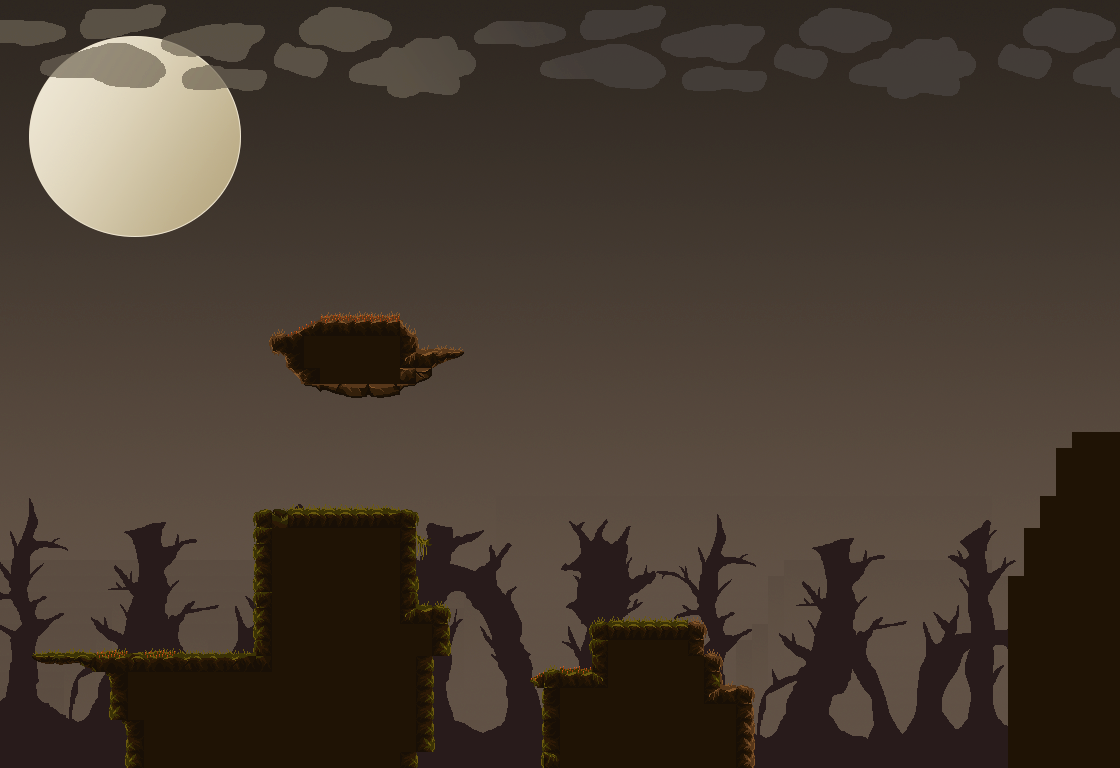

A level layout from a 2D game, rendered from its tile map. Below: a short description, then the map file with tile-grid data replaced by summaries:
An orthogonal 70x48 tile map with 16x16 px tiles, 3 tile layers (background, Far_1, Phisical_1), 4 tilesets and 17 objects (15x WALL, 2x DEATH).

<map version="1.0" orientation="orthogonal" renderorder="right-down" width="70" height="48" tilewidth="16" tileheight="16" nextobjectid="30">
 <tileset firstgid="1" name="Forest_Terrain" tilewidth="16" tileheight="16" tilecount="900" columns="30">
  <image source="../Assets/DarkForest1.1/env_ground.png" width="480" height="480" />
 </tileset>
 <tileset firstgid="901" name="Bosque fondo" tilewidth="16" tileheight="16" tilecount="2560" columns="40">
  <image source="../Assets/DarkForest1.1/top_far_bgrnd.png" width="640" height="1024" />
 </tileset>
 <tileset firstgid="3461" name="Forest_lol" tilewidth="16" tileheight="16" tilecount="2304" columns="64">
  <image source="../Assets/DarkForest1.1/main_background.png" width="1024" height="576" />
 </tileset>
 <tileset firstgid="5765" name="lol" tilewidth="16" tileheight="16" tilecount="918" columns="51">
  <image source="../Assets/DarkForest1.1/bgrd_tree4.png" width="816" height="288" />
 </tileset>
 <layer name="background" width="70" height="48">
  <properties>
   <property name="Draw" type="int" value="1" />
   <property name="Speed" type="float" value="0.2" />
  </properties>
  <data>[3360 cells, 3360 non-empty, 2186 distinct tile ids]</data>
 </layer>
 <layer name="Far_1" width="70" height="48">
  <properties>
   <property name="Draw" type="int" value="1" />
   <property name="Speed" type="float" value="0.7" />
  </properties>
  <data>[3360 cells, 1239 non-empty, 780 distinct tile ids]</data>
 </layer>
 <layer name="Phisical_1" width="70" height="48">
  <properties>
   <property name="Draw" type="int" value="1" />
   <property name="Speed" type="float" value="1" />
  </properties>
  <data>[3360 cells, 606 non-empty, 112 distinct tile ids]</data>
 </layer>
 <objectgroup name="Colliders">
  <object id="9" type="WALL" x="31" y="654" width="82" height="19" />
  <object id="10" type="WALL" x="110" y="654" width="325" height="71" />
  <object id="12" type="WALL" x="124" y="726" width="311" height="42" />
  <object id="13" type="WALL" x="254" y="509" width="166" height="161" />
  <object id="15" type="WALL" x="391" y="606" width="60" height="54" />
  <object id="16" type="WALL" x="529" y="671" width="79" height="18" />
  <object id="17" type="WALL" x="587" y="619" width="121" height="58" />
  <object id="18" name="Wall" type="WALL" x="305" y="319" width="111" height="79" />
  <object id="21" type="WALL" x="417" y="343" width="49" height="39" />
  <object id="22" type="WALL" x="545" y="684" width="59" height="88" />
  <object id="23" type="WALL" x="690" y="649" width="34" height="135" />
  <object id="24" type="WALL" x="722" y="685" width="31" height="99" />
  <object id="25" type="WALL" x="288" y="364" width="22" height="15" />
  <object id="26" type="WALL" x="269" y="332" width="41" height="21" />
  <object id="27" type="WALL" x="281" y="345" width="48" height="24" />
  <object id="28" type="DEATH" x="433" y="713" width="114" height="60" />
  <object id="29" type="DEATH" x="746" y="715" width="271" height="56" />
 </objectgroup>
</map>
